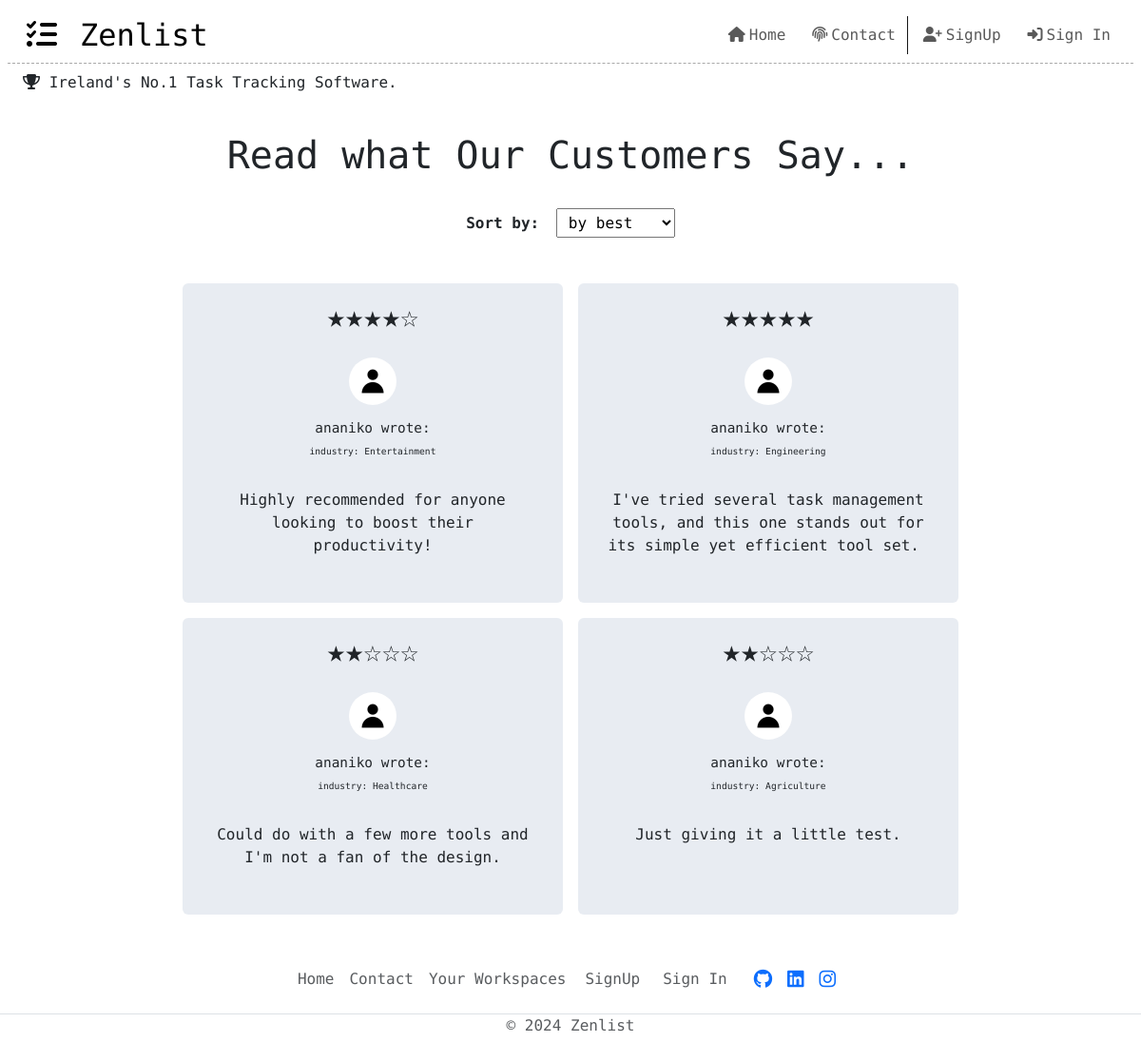
The page /reviews/ on the database as committed earlier.
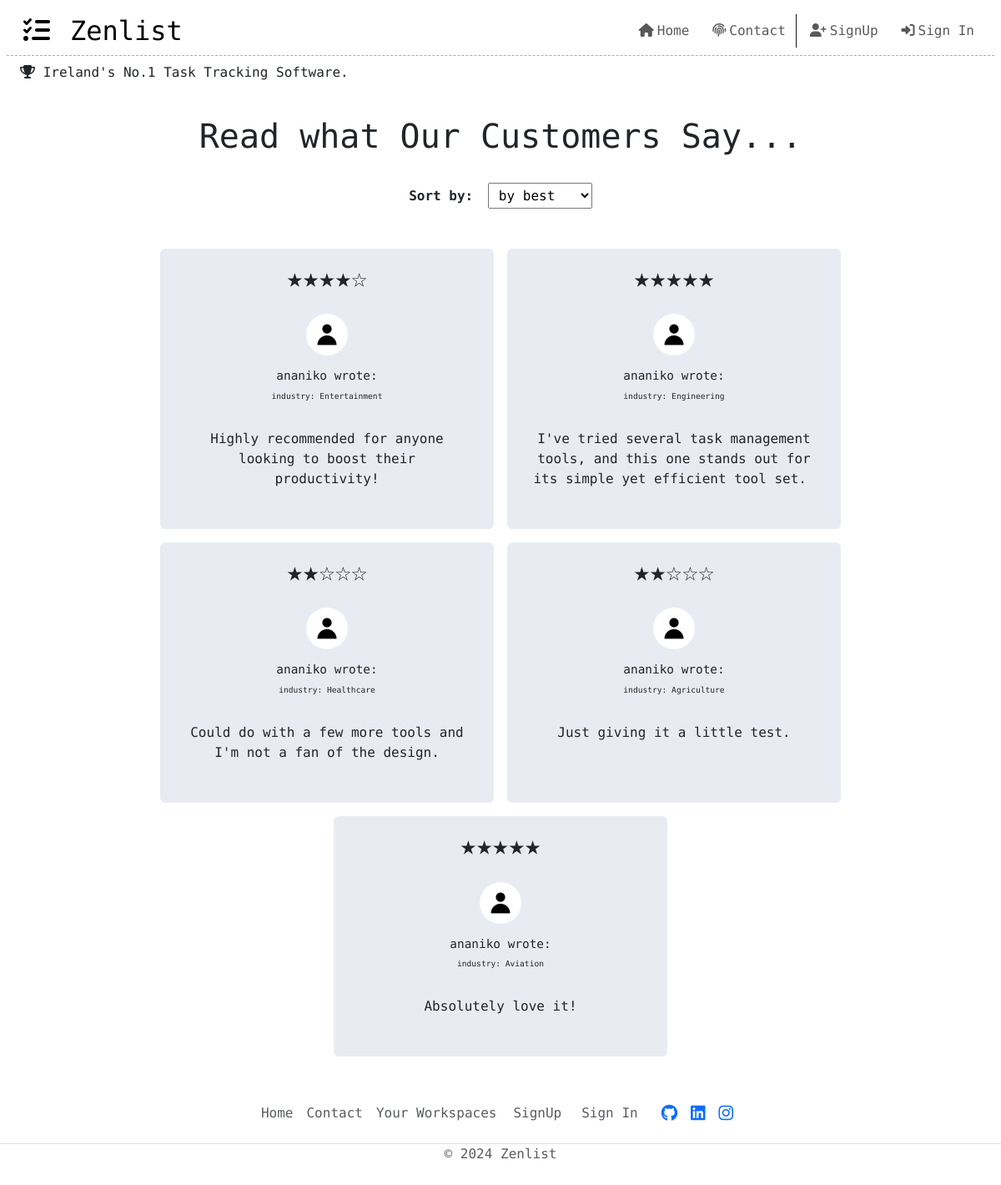
The same page on the database as committed later.
### scrum/models.py (models this page shows, shortened)
class Review(models.Model):
    author = models.ForeignKey(
        User,
        on_delete=models.CASCADE,
        related_name="reviewer"
    )
    job_industry = models.CharField(
        choices=INDUSTRY,
        default='other',
        max_length=22
    )
    rating = models.CharField(
        choices=STARS,
        default='no rating',
        max_length=5
    )
    review = models.TextField()
    reviewed_on = models.DateField(auto_now_add=True)
    approved = models.BooleanField(default=False)

### scrum/views.py (the view)
# urls.py: path('reviews/', Zenlist_Reviews, name='reviews'),
def Zenlist_Reviews(request):
    all_reviews = Review.objects.all()
    best_reviews = Review.objects.filter(rating__icontains='★★★')
    five_star = Review.objects.filter(rating='★★★★★')
    four_star = Review.objects.filter(rating='★★★★☆')
    three_star = Review.objects.filter(rating='★★★☆☆')
    two_star = Review.objects.filter(rating='★★☆☆☆')
    one_star = Review.objects.filter(rating='★☆☆☆☆')
    user_reviews = Review.objects.filter(author=request.user.id, approved=False)
    if request.method == 'POST':
        reviewForm = ReviewForm(data=request.POST)
        if reviewForm.is_valid:
            review = reviewForm.save(commit=False)
            review.author = request.user
            review.approved = False
            reviewForm.save()
            messages.add_message(
                request, messages.SUCCESS,
                '''Thanks for your review! Our administrators will
                review your submission within 2 business days.'''
            )
            return redirect('hello')
        else:
            messages.add_message(
            request, messages.SUCCESS,
            '''There was an issue while trying to submit your review.
            Please try again in a few mins.
            If the issue persists, please contact us using our dedicated
            contact page.'''
        )
    else:
        reviewForm = ReviewForm()
        context = {
        'reviews': all_reviews,
        'one_star': one_star,
        'two_star': two_star,
        'three_star': three_star,
        'four_star': four_star,
        'five_star': five_star,
        'user_reviews': user_reviews,
        'best_reviews': best_reviews,
        'reviewForm': reviewForm,
    }
    return render(
        request,
        "scrum/reviews.html",
        context
    )

### scrum/forms.py
class ReviewForm(forms.ModelForm):
    class Meta:
        model = Review
        fields = ('job_industry', 'rating', 'review',)
        labels = {
            'job_industry' : 'Your Industry',
            'rating' : 'How did we do?',
            'review' : 'Share Your Thoughts'
        }

### scrum/templates/scrum/reviews.html (shortened to what this page needs)
{% extends "base.html" %}
{% load static %}
{% block content %}
{% if reviews %}
<div class="container full-width d-flex flex-column mt-3 mx-0">
    <div class="heading-container d-flex flex-column align-items-center justify-content-center mb-4 text-center">
        <h1>Read what Our Customers Say...</h1>
        <div class="select-filter my-4">
            <label for="review-filter" class="me-2"><strong>Sort by:</strong></label>
            <select name="review-filter" class="px-2 py-1" id="review-filter">
            <option value="by best">by best</option>
            </select>
        </div>
    </div>
    <div class="row d-flex justify-content-center" id="review-box">
        {% for review in reviews %}
        {% if review.approved %}
        <div class="card col-md-4 col-sm-12 mb-3 mx-2 zenlist-review" style="background-color: rgb(232, 236, 242); outline: none; border: none;" data-reviewedOn="{{review.reviewed_on}}" data-highestRate="{{review.rating}}" data-review-id="{{review.id}}">
            <div class="card-body">
                <div class="author-review mb-3 text-center">
                    <h2 class="star-rating">{{review.rating}}</h2>
                    <div class="author-profile d-flex mb-3 d-flex flex-column align-items-center">
                        <img class="card-img-top profile-image m-3" src="{% static 'images/default_profile_image.jpg' %}" alt="author profile image">
                        <div class="author-personal">
                            <h5 class="author-bio">{{review.author}} wrote:</h5>
                            <p class="author-industry">industry: {{review.job_industry}}</p>
                        </div>
                    </div>
                    <div class="main-review-content d-flex align-items-start justify-content-center">
                        <p>{{review.review | safe}}</p>
                    </div>
                </div>
            </div>
        </div>
        {% endif %}
        {% endfor %}
    </div>
</div>
{% endif %}
{% endblock %}

Rows that differ between the two databases and show on the page:
added Review: rating "★★★★★", approved True (drawn), author "ananiko", job_industry "Aviation", review "Absolutely love it!"
